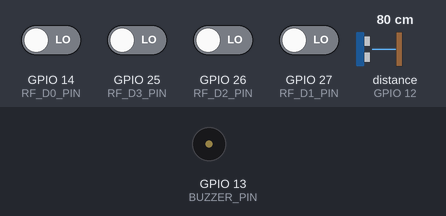
The sketch below on a simulated ESP32. Shown: buzzer (waves = sounding). Wiring (inferred from the names in the program): range finder with pulse-width output: data GPIO 12. The test bench sets the inputs (shaded band); at power-on: GPIO 14 (RF_D0_PIN), GPIO 25 (RF_D3_PIN), GPIO 26 (RF_D2_PIN), GPIO 27 (RF_D1_PIN) LOW, distance to the obstacle (sensor on GPIO 12) 80 cm. Nothing arrives over Bluetooth unless stated; what the sketch prints to the serial monitor is not drawn.

Above: at 1.8 s.
1.9 s: GPIO 14 (RF_D0_PIN) driven HIGH
At 4.7 s:
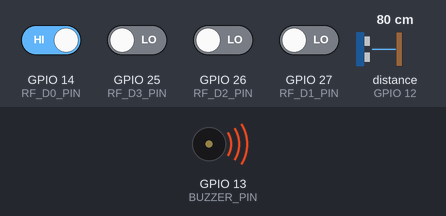
4.9 s: GPIO 25 (RF_D3_PIN) driven HIGH
7.9 s: distance to the obstacle (sensor on GPIO 12) set to 35 cm
10.9 s: GPIO 26 (RF_D2_PIN) driven HIGH
13.9 s: distance to the obstacle (sensor on GPIO 12) set to 4 cm
16.9 s: GPIO 27 (RF_D1_PIN) driven HIGH
Timing chart, 0 to 20.9 s (numbered marks = the images above; inputs shaded):
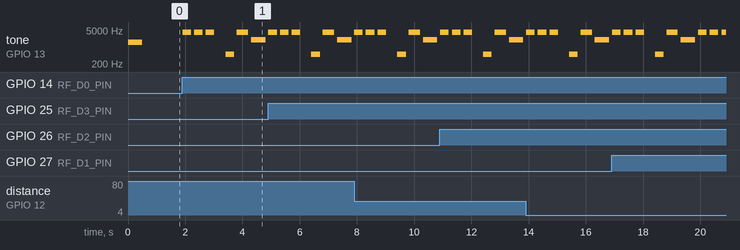

Measured:
- after the input at 1.9 s, tone on GPIO 13 (BUZZER_PIN): plays 3951 Hz for 0.30 s, 3951 Hz for 0.30 s, 3951 Hz for 0.30 s, 494 Hz for 0.30 s, 3951 Hz for 0.40 s, 1976 Hz for 0.50 s, starting at once

The sketch:

Sembrani.ino
```cpp
#include "variables.h" // All variables
#include "functions.h" // Reusable code

void setup() {
  Serial.begin(115200);

  initBuzzer();
  initRF();
  initBT();
  initDeepSleepWakeUp();
}

void loop() {
  inputCheckRF();
  ActionRF();

  inputCheckBT();

  KeepAlive();
}
```

functions.h
```cpp
#include "my_buzzer.h"
#include "my_deepsleep.h"
#include "my_bluetooth.h"
#include "my_rf.h"
```

my_bluetooth.h
```cpp
// Bluetooth
#include "BluetoothSerial.h"

#if !defined(CONFIG_BT_ENABLED) || !defined(CONFIG_BLUEDROID_ENABLED)
#error Bluetooth is not enabled! Please run `make menuconfig` to and enable it
#endif

BluetoothSerial SerialBT;

void eventCallbackBT(esp_spp_cb_event_t event, esp_spp_cb_param_t *param) {
  if (event == ESP_SPP_SRV_OPEN_EVT) {
    Serial.println("Client Connected has address:");

    for (int i = 0; i < 6; i++) {
      Serial.printf("%02X", param->srv_open.rem_bda[i]);
      if (i < 5) {
        Serial.print(":");
      }
    }
  }

  if (event == ESP_SPP_CLOSE_EVT ) {
    Serial.println("Client disconnected");
  }
}

void initBT(String device = BT_NAME) {
  SerialBT.register_callback(eventCallbackBT);
  if (!SerialBT.begin(device)) {
    Serial.println("An error occurred initializing Bluetooth");
  } else {
    Serial.println("Bluetooth initialized");
  }
}


void inputCheckBT() {
  if (SerialBT.available()) {
    Serial.write(SerialBT.read());
    SerialBT.flush(); // clear buffer data
    SerialBT.println("OK");
    delay(200);
  }
}
```

my_buzzer.h
```cpp
// Buzzer
void initBuzzer(int channel = BUZZER_CHANNEL, int pin = BUZZER_PIN) {
  ledcSetup(channel, 8000, 4);
  ledcAttachPin(pin, channel);
}

void feedbackTone(int duration, int note = NOTE_C7) {
  // tone(34, notes[0], 25); // PIN, NOTE, DURATION
  Serial.print("note : ");
  Serial.println(note);
  ledcWriteTone(BUZZER_CHANNEL, note); //PWM CHANNEL
  delay(duration); // DURATION - ms
  ledcWrite(0, 0);
  delay(100); // SILENT - ms
}
```

my_deepsleep.h
```cpp
//Deep Sleep
void startDeepSleep() {
  Serial.println("Go to sleep now");
  esp_deep_sleep_start();
}

void printWakeupReason() {
  esp_sleep_wakeup_cause_t wakeup_reason;
  wakeup_reason = esp_sleep_get_wakeup_cause();
  switch (wakeup_reason)
  {
    case 1  : Serial.println("Wakeup caused by external signal using RTC_IO"); break;
    case 2  : Serial.println("Wakeup caused by external signal using RTC_CNTL"); break;
    case 3  : Serial.println("Wakeup caused by timer"); break;
    case 4  : Serial.println("Wakeup caused by touchpad"); break;
    case 5  : Serial.println("Wakeup caused by ULP program"); break;
    default : Serial.println("Wakeup was not caused by deep sleep"); break;
  }
  feedbackTone(500, NOTE_G6);
}

void initDeepSleepWakeUp() {
  //Print the wakeup reason for ESP32
  printWakeupReason();
  //Configure GPIO12 as ext0 wake up source for HIGH logic level
  esp_sleep_enable_ext0_wakeup(GPIO_NUM_12, 1);
}

void KeepAlive() {
  unsigned long KEEP_ALIVE_TIMENOW = millis(); // grab current time
  if ((unsigned long)(KEEP_ALIVE_TIMENOW - KEEP_ALIVE_LASTACTION) >= KEEP_ALIVE_TIMER) {
    startDeepSleep();
  }
}
```

my_rf.h
```cpp
// RF Remote
void inputRegulatorRF(int type, int fbTone = NOTE_A6) {
  if (RF_CLICK == 0 && RF_CLICK_TYPE == 0) { // Single click
    RF_CLICK_TIMESTART = millis();
    RF_CLICK_TIMELIMIT = RF_CLICK_TIMESTART + RF_CLICK_TIMER;
    RF_CLICK = 1;
    RF_CLICK_TYPE = type;
    feedbackTone(300, fbTone);
  }
  else if (RF_CLICK_TYPE == type && millis() < RF_CLICK_TIMELIMIT) { // Multiple Click
    if (RF_CLICK == 1) { // Double Click
      RF_CLICK = 2;
      RF_CLICK_TIMELIMIT = RF_CLICK_TIMELIMIT + 500;
      feedbackTone(300, fbTone);
    }
    else if (RF_CLICK == 2) { // Triple Click
      RF_CLICK = 3;
      feedbackTone(300, fbTone);
    }
  }
  Serial.print("RF_CLICK_TYPE : ");
  Serial.println(RF_CLICK_TYPE);
  Serial.print("RF_CLICK : ");
  Serial.println(RF_CLICK);
}

void inputActionRF(int type, int action = 1) {
  Serial.print("inputActionRF type : ");
  Serial.println(type);
  Serial.print("inputActionRF action : ");
  Serial.println(action);
  if (type == 1) {
    if (action == 1) {
      feedbackTone(300, NOTE_B4);
    }
    if (action == 2) {
      feedbackTone(300, NOTE_B4);
      feedbackTone(400, NOTE_B7);
    }
    if (action == 3) {
      feedbackTone(300, NOTE_B4);
      feedbackTone(400, NOTE_B7);
      feedbackTone(500, NOTE_B6);
    }
  }
  if (type == 2) {
    if (action == 1) {
      feedbackTone(300, NOTE_C8);
    }
    if (action == 2) {
      feedbackTone(300, NOTE_C8);
      feedbackTone(400, NOTE_C7);
    }
    if (action == 3) {
      feedbackTone(300, NOTE_C8);
      feedbackTone(400, NOTE_C7);
      feedbackTone(500, NOTE_C6);
    }
  }
  if (type == 3) {
    if (action == 1) {
      feedbackTone(300, NOTE_D8);
    }
    if (action == 2) {
      feedbackTone(300, NOTE_D8);
      feedbackTone(400, NOTE_D7);
    }
    if (action == 3) {
      feedbackTone(300, NOTE_D8);
      feedbackTone(400, NOTE_D7);
      feedbackTone(500, NOTE_D6);
    }
  }
  if (type == 4) {
    if (action == 1) {
      feedbackTone(300, NOTE_E4);
    }
    if (action == 2) {
      feedbackTone(300, NOTE_E4);
      feedbackTone(400, NOTE_E7);
      startDeepSleep();
    }
    if (action == 3) {
      feedbackTone(300, NOTE_E4);
      feedbackTone(400, NOTE_E7);
      feedbackTone(500, NOTE_E6);
    }
  }
}

void inputCheckRF() {
  if (RF_VT_STATE == 1) {
    //RESET STATE
    RF_VT_STATE = 0;
    // READ STATE BOTTON
    RF_D0_STATE = digitalRead(RF_D0_PIN);
    RF_D1_STATE = digitalRead(RF_D1_PIN);
    RF_D2_STATE = digitalRead(RF_D2_PIN);
    RF_D3_STATE = digitalRead(RF_D3_PIN);

    if (RF_D0_STATE == 1) {
      Serial.print("RF_D0_STATE : ");
      Serial.println(RF_D0_STATE);
      inputRegulatorRF(1, NOTE_B7);
    }

    if (RF_D1_STATE == 1) {
      Serial.print("RF_D1_STATE : ");
      Serial.println(RF_D1_STATE);
      inputRegulatorRF(2, NOTE_C7);
    }

    if (RF_D2_STATE == 1) {
      Serial.print("RF_D2_STATE : ");
      Serial.println(RF_D2_STATE);
      inputRegulatorRF(3, NOTE_D7);
    }

    if (RF_D3_STATE == 1) {
      Serial.print("RF_D3_STATE : ");
      Serial.println(RF_D3_STATE);
      inputRegulatorRF(4, NOTE_E7);
    }
  }
}

void inputResetRF() {
  RF_CLICK = 0;
  RF_CLICK_TYPE = 0;
  RF_CLICK_TIMESTART = 0;
  RF_CLICK_TIMELIMIT = 0;
}

void ActionRF() {
  if (RF_CLICK > 0 && millis() > RF_CLICK_TIMELIMIT) {
    unsigned long KEEP_ALIVE_LASTACTION = millis();
    // GO ACTION
    inputActionRF(RF_CLICK_TYPE, RF_CLICK);

    // RESET INPUT
    inputResetRF();
  }
}

// Interrupts
void IRAM_ATTR signalRF() {
  Serial.println("Interrupts RF_VT_PIN");
  RF_VT_STATE = 1;
}

void initRF() {
  pinMode(RF_VT_PIN, INPUT);
  attachInterrupt(digitalPinToInterrupt(RF_VT_PIN), signalRF, RISING); //Interrupts

  pinMode(RF_D0_PIN, INPUT);
  pinMode(RF_D1_PIN, INPUT);
  pinMode(RF_D2_PIN, INPUT);
  pinMode(RF_D3_PIN, INPUT);
}
```

pitches.h
```cpp
/*************************************************
 * Public Constants
 *************************************************/

#define NOTE_B0  31
#define NOTE_C1  33
#define NOTE_CS1 35
#define NOTE_D1  37
#define NOTE_DS1 39
#define NOTE_E1  41
#define NOTE_F1  44
#define NOTE_FS1 46
#define NOTE_G1  49
#define NOTE_GS1 52
#define NOTE_A1  55
#define NOTE_AS1 58
#define NOTE_B1  62
#define NOTE_C2  65
#define NOTE_CS2 69
#define NOTE_D2  73
#define NOTE_DS2 78
#define NOTE_E2  82
#define NOTE_F2  87
#define NOTE_FS2 93
#define NOTE_G2  98
#define NOTE_GS2 104
#define NOTE_A2  110
#define NOTE_AS2 117
#define NOTE_B2  123
#define NOTE_C3  131
#define NOTE_CS3 139
#define NOTE_D3  147
#define NOTE_DS3 156
#define NOTE_E3  165
#define NOTE_F3  175
#define NOTE_FS3 185
#define NOTE_G3  196
#define NOTE_GS3 208
#define NOTE_A3  220
#define NOTE_AS3 233
#define NOTE_B3  247
#define NOTE_C4  262
#define NOTE_CS4 277
#define NOTE_D4  294
#define NOTE_DS4 311
#define NOTE_E4  330
#define NOTE_F4  349
#define NOTE_FS4 370
#define NOTE_G4  392
#define NOTE_GS4 415
#define NOTE_A4  440
#define NOTE_AS4 466
#define NOTE_B4  494
#define NOTE_C5  523
#define NOTE_CS5 554
#define NOTE_D5  587
#define NOTE_DS5 622
#define NOTE_E5  659
#define NOTE_F5  698
#define NOTE_FS5 740
#define NOTE_G5  784
#define NOTE_GS5 831
#define NOTE_A5  880
#define NOTE_AS5 932
#define NOTE_B5  988
#define NOTE_C6  1047
#define NOTE_CS6 1109
#define NOTE_D6  1175
#define NOTE_DS6 1245
#define NOTE_E6  1319
#define NOTE_F6  1397
#define NOTE_FS6 1480
#define NOTE_G6  1568
#define NOTE_GS6 1661
#define NOTE_A6  1760
#define NOTE_AS6 1865
#define NOTE_B6  1976
#define NOTE_C7  2093
#define NOTE_CS7 2217
#define NOTE_D7  2349
#define NOTE_DS7 2489
#define NOTE_E7  2637
#define NOTE_F7  2794
#define NOTE_FS7 2960
#define NOTE_G7  3136
#define NOTE_GS7 3322
#define NOTE_A7  3520
#define NOTE_AS7 3729
#define NOTE_B7  3951
#define NOTE_C8  4186
#define NOTE_CS8 4435
#define NOTE_D8  4699
#define NOTE_DS8 4978
```

variables.h
```cpp
//Buzzer Tone
#include "pitches.h" // NOTE to INT

//Deep Sleep
const int KEEP_ALIVE_TIMER = 15 * (1000 * 60); // minutes
unsigned long KEEP_ALIVE_TIMENOW = 0;
unsigned long KEEP_ALIVE_LASTACTION = millis();


//Default BT
#define BT_NAME "Sembrani Smart Moto"

//Default buzzer
#define BUZZER_PIN 13
#define BUZZER_CHANNEL 0 // PWM CHANNEL


// RF
#define RF_VT_PIN 12 // Input Detector
#define RF_D0_PIN 14 // Input A
#define RF_D1_PIN 27 // Input B
#define RF_D2_PIN 26 // Input C
#define RF_D3_PIN 25 // Input D

bool RF_VT_STATE = 0;
bool RF_D0_STATE = 0;
bool RF_D1_STATE = 0;
bool RF_D2_STATE = 0;
bool RF_D3_STATE = 0;

short int RF_CLICK = 0;
short int RF_CLICK_TYPE = 0;
const int RF_CLICK_TIMER = 1 * 1000; // s
unsigned long RF_CLICK_TIMESTART = 0;
unsigned long RF_CLICK_TIMELIMIT = 0;
```
